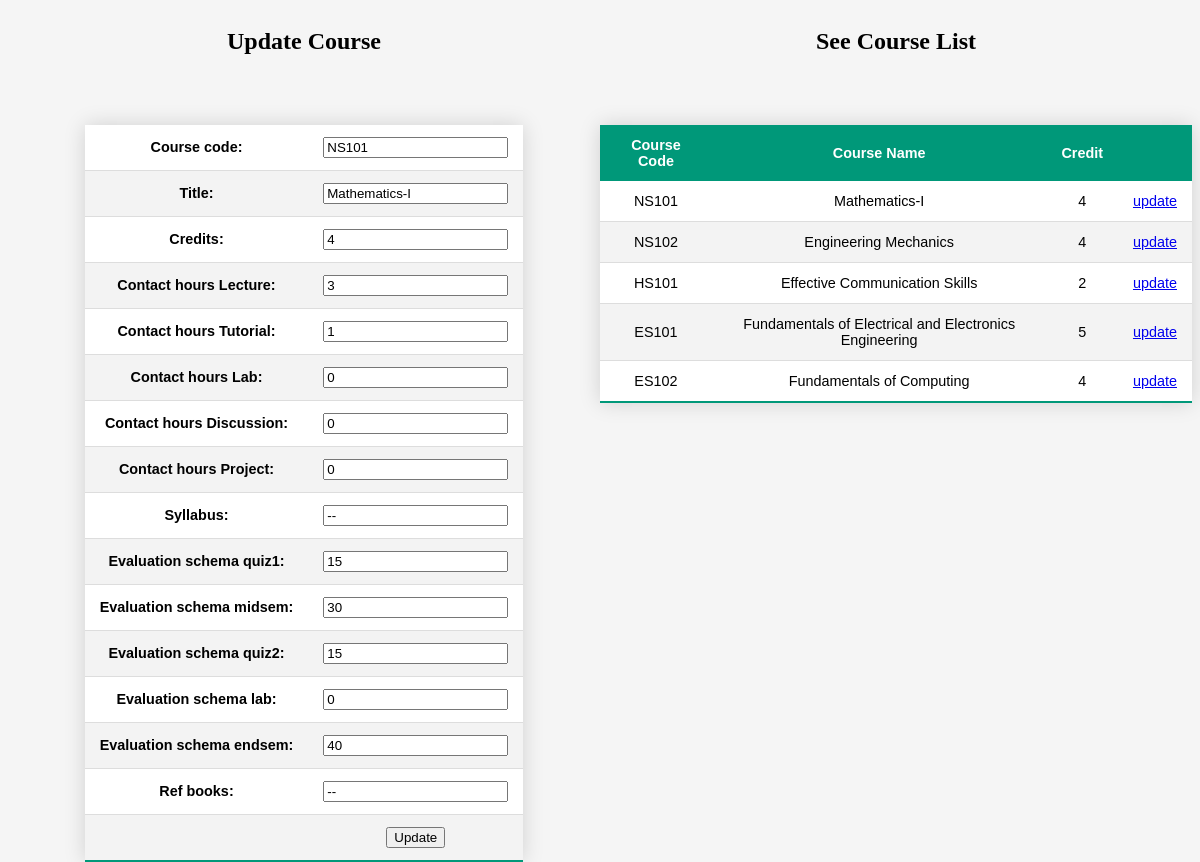
The page /update_course/1 on the database as committed earlier.
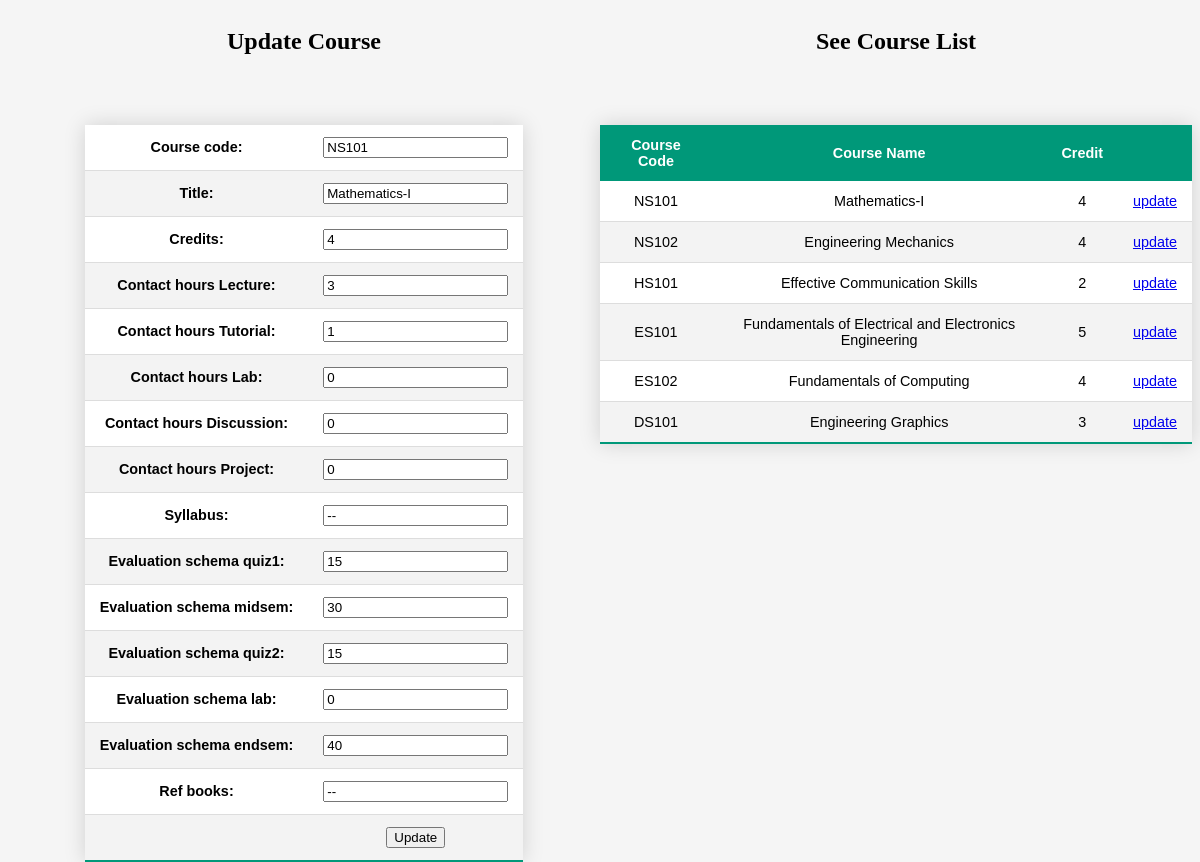
The same page on the database as committed later.
### program_and_curriculum_management/models.py (models this page shows, shortened)
class Courses(models.Model):
    course_code = models.CharField(max_length=10)
    title = models.CharField(max_length=100)
    credits = models.IntegerField(default=0)
    contact_hours_Lecture = models.IntegerField(default=0)
    contact_hours_Tutorial = models.IntegerField(default=0)
    contact_hours_Lab = models.IntegerField(default=0)
    contact_hours_Discussion = models.IntegerField(default=0)
    contact_hours_Project = models.IntegerField(default=0)
    syllabus = models.CharField(max_length=5000)
    evaluation_schema_quiz1 = models.IntegerField(default=0)
    evaluation_schema_midsem = models.IntegerField(default=0)
    evaluation_schema_quiz2 = models.IntegerField(default=0)
    evaluation_schema_lab = models.IntegerField(default=0)
    evaluation_schema_endsem = models.IntegerField(default=0)
    ref_books = models.CharField(max_length=2000)

### program_and_curriculum_management/views.py (the view)
# urls.py: path('update_course/<cour_id>',views.update_course, name='update_course')
def update_course(request,cour_id=0):
    cour = Courses.objects.all()
    cour1 = Courses.objects.get(id=cour_id)
    form = CoursesForm(instance=cour1)
    if request.method == 'POST':
        form = CoursesForm(request.POST, instance=cour1)
        if form.is_valid():
            form.save()
    return render(request,'update_course.html',{'cour':cour, 'form':form})

### program_and_curriculum_management/forms.py
class CoursesForm(ModelForm):
    class Meta:
        model = Courses
        fields = "__all__"

### templates/update_course.html (shortened to what this page needs)
<!DOCTYPE html>
<html>
<head>
    <link rel='stylesheet' type='text/css' media='screen' href='/static/style.css'>
</head>
<body>
    <section>
        <div class="leftside">
            <h2>Update Course</h2>
            <table class="styled-table">
                <form actions="/add_programme" method="POST">
                <tbody>
                    {{ form }}
                    <td></td>
                    <td><input type="Submit" name="Submit" value="Update"></td>
                </tbody>
                </form>
            </table>
        </div>
        <div class="rightside">
            <h2>See Course List</h2>
            <table class="styled-table">
                <thead>
                    <tr>
                        <th>Course Code</th>
                        <th>Course Name</th>
                        <th>Credit</th>
                        <th></th>
                    </tr>
                </thead>
                <tbody>
                    {% for cr in cour %}
                    <tr>
                        <td>{{ cr.course_code }}</td>
                        <td>{{ cr.title }}</td>
                        <td>{{ cr.credits }}</td>
                        <td><a href="{% url 'update_course' cr.id %}">update</a></td>
                    </tr>
                    {% endfor %}
                </tbody>
            </table>
        </div>
    </section>
</body>
</html>

Rows that differ between the two databases and show on the page:
added Courses: course_code "DS101", title "Engineering Graphics", credits "3"
